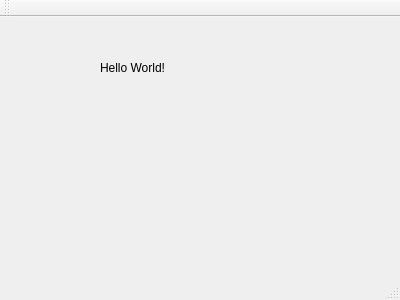
<?xml version="1.0" encoding="UTF-8"?>
<ui version="4.0">
 <class>MainWindow</class>
 <widget class="QMainWindow" name="MainWindow">
  <property name="geometry">
   <rect>
    <x>0</x>
    <y>0</y>
    <width>400</width>
    <height>300</height>
   </rect>
  </property>
  <property name="windowTitle">
   <string>MainWindow</string>
  </property>
  <widget class="QWidget" name="centralWidget">
   <widget class="QLabel" name="label">
    <property name="geometry">
     <rect>
      <x>100</x>
      <y>40</y>
      <width>81</width>
      <height>21</height>
     </rect>
    </property>
    <property name="text">
     <string>Hello World!</string>
    </property>
   </widget>
  </widget>
  <widget class="QMenuBar" name="menuBar">
   <property name="geometry">
    <rect>
     <x>0</x>
     <y>0</y>
     <width>400</width>
     <height>17</height>
    </rect>
   </property>
  </widget>
  <widget class="QToolBar" name="mainToolBar">
   <attribute name="toolBarArea">
    <enum>TopToolBarArea</enum>
   </attribute>
   <attribute name="toolBarBreak">
    <bool>false</bool>
   </attribute>
  </widget>
  <widget class="QStatusBar" name="statusBar"/>
 </widget>
 <layoutdefault spacing="6" margin="11"/>
 <resources/>
 <connections/>
</ui>
